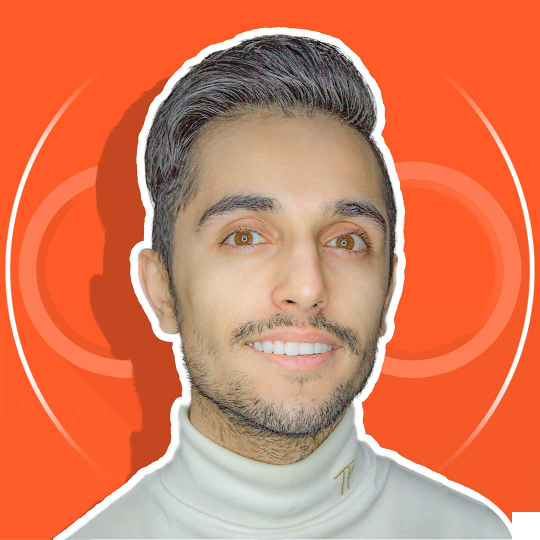
#> input picture Image/DanialBartehNewProfile.png, 1080 x 1080 px, found by its file name (shown at 1/2 size)
$ python pyramid.py
#> lines starting #> are read from the running program, lines starting #| are printed output that depends on the picture
import cv2

# Load the input image
# تصویر خود را بارگزاری میکنیم
image = cv2.imread('Image/DanialbartehNewProfile.Png')
#> image is the input picture: shape (1080, 1080, 3); mean B, G, R 91.3, 124.3, 216.3

# You can load another image
# شما میتوانید تصاویر دیگر رو اضافه بفرمائید
# image = cv2.imread('Image/Car.png')

# Define the scale factor for each level of the pyramid
# اسکیل فکتور را برای هر لول تعیین میکنیم
scale_factor = 0.8

# Initialize the list of pyramid images
# تصاویر را طبقه بندی میکنیم
pyramid_images = [image]

# We go to different levels and implement the pyramid
# در سطح های مختلف میرویم و پیرامید را پیاده سازی میکنیم
for i in range(1, 10):
    # Resize the previous level image
    # اندازه تصویر قبلی را تغییر میدهیم
    previous_level = pyramid_images[i - 1]
    new_size = (int(previous_level.shape[1] * scale_factor), int(previous_level.shape[0] * scale_factor))
    resized = cv2.resize(previous_level, new_size)

    # Add the resized image to the pyramid
    # اندازه تصویر را به پیرامید اضافه میکنیم
    pyramid_images.append(resized)

    # Display the current level of the pyramid (In Title)
    # لول پیرامید را به کاربر نمایش میدهیم (در Title)
    cv2.imshow(f'Level {i}', resized)
    cv2.waitKey(0)
#> this loop made 9 passes
#> pass 1, `resized = cv2.resize(previous_level, new_size)`:
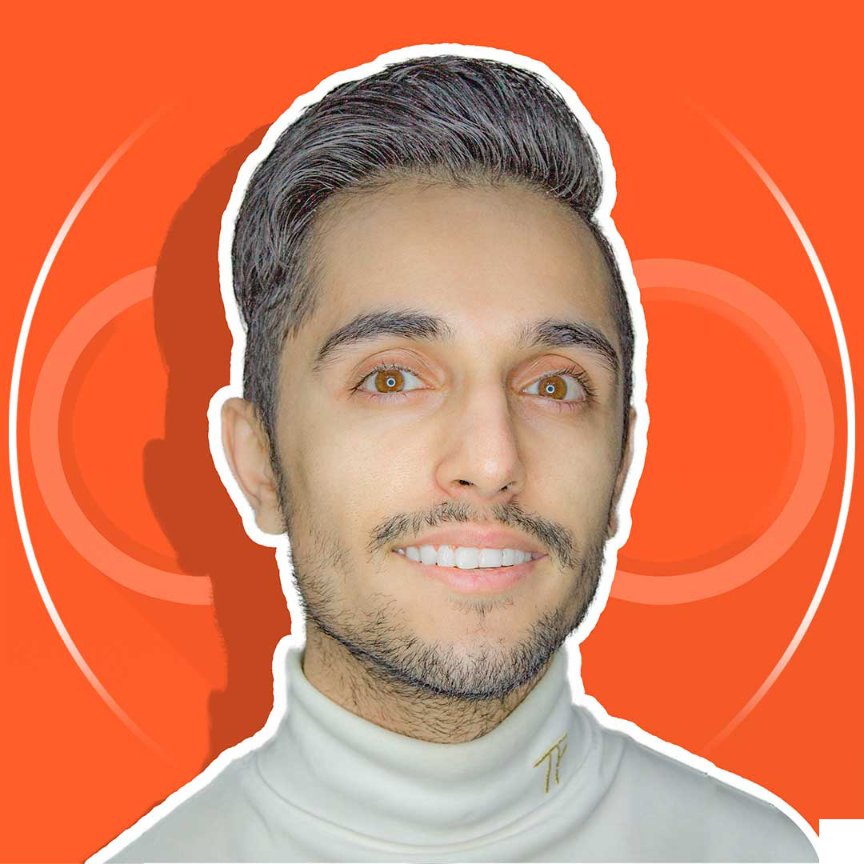
#> resized: shape (864, 864, 3); mean B, G, R 91.3, 124.2, 216.2
#> after the loop:
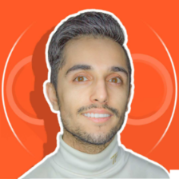
#> previous_level: shape (179, 179, 3); mean B, G, R 90.8, 123.8, 215.8
#> after the loop, pyramid_images = 10 items

cv2.destroyAllWindows()
